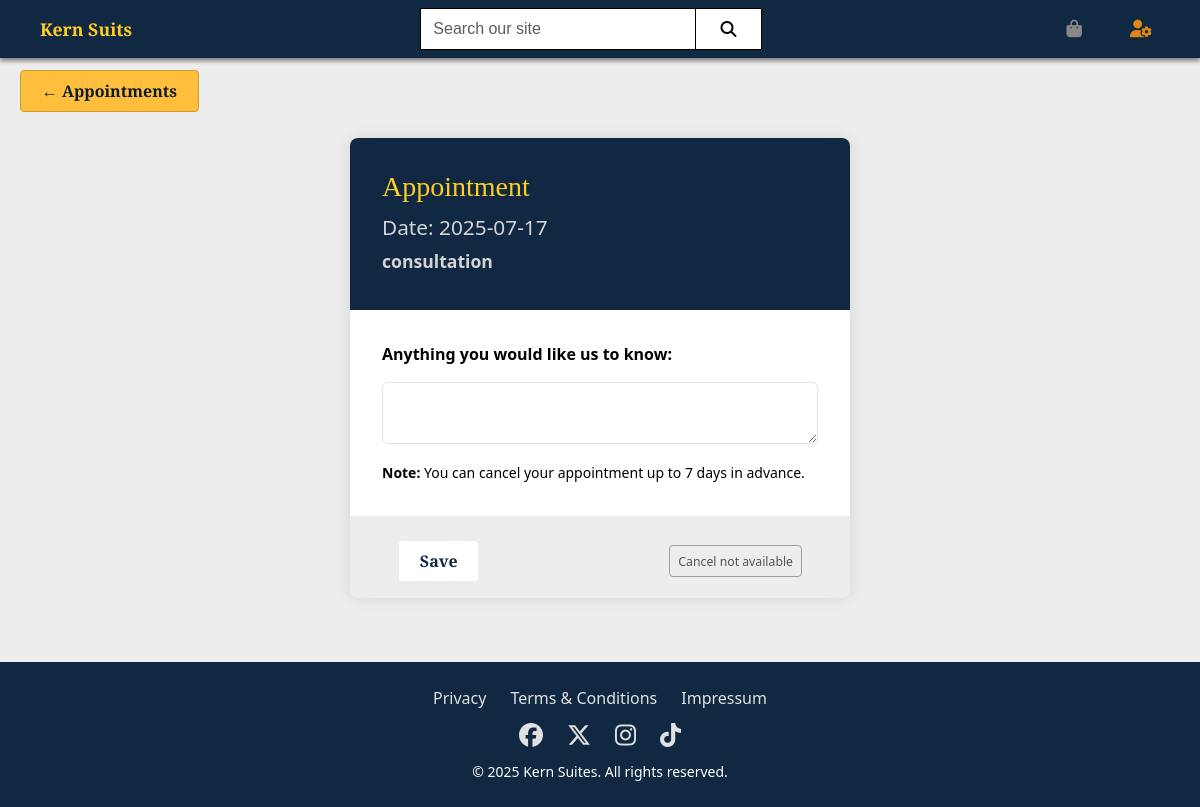
The page /user/edit_appointment/3 (signed in) on the database as committed earlier.
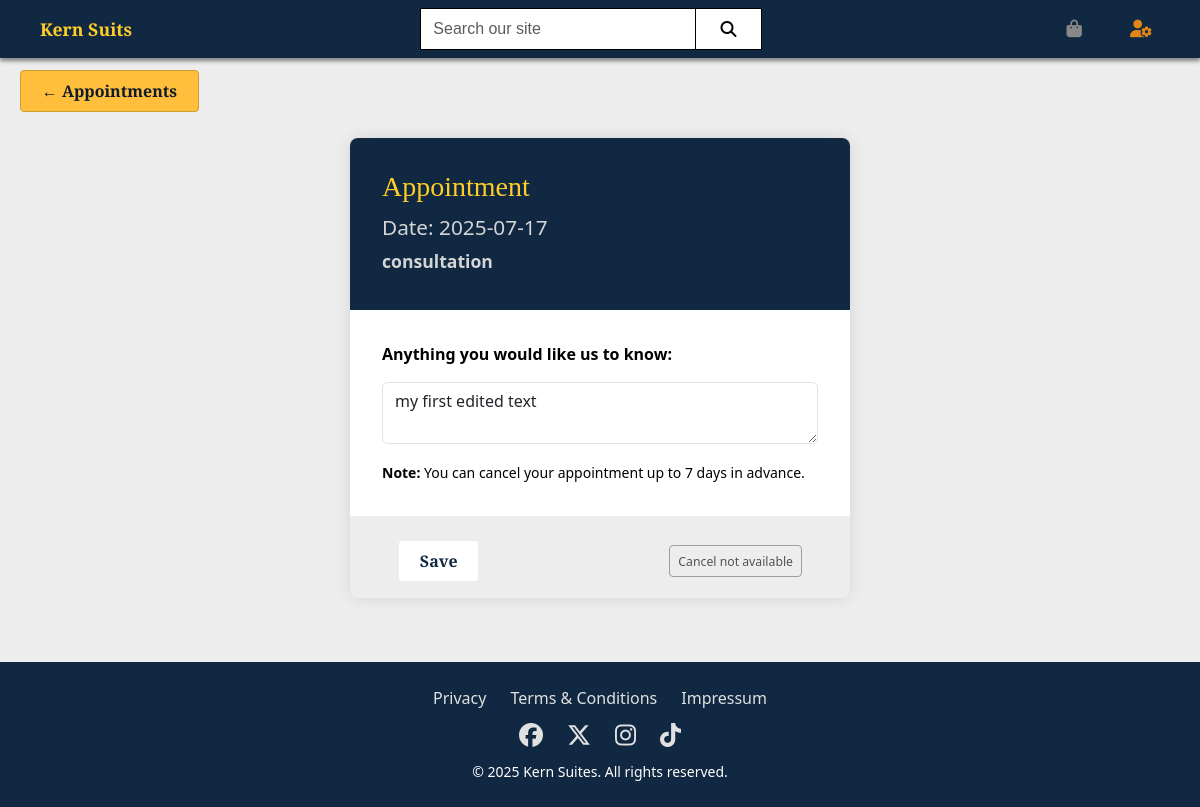
The same page on the database as committed later.
### appointments/models.py (models this page shows, shortened)
class Appointment(models.Model):
    APPOINTMENT_TYPES = [
        ("consultation", "Consultation"),
        ("fitting", "Fitting"),
        ("accessories", "Accessories advice"),
        ("pickup", "Pickup and check"),
    ]
    user = models.ForeignKey(User, on_delete=models.CASCADE)
    start_datetime = models.DateTimeField()
    end_datetime = models.DateTimeField(blank=True, null=True)
    appointment_type = models.CharField(
        max_length=20,
        choices=APPOINTMENT_TYPES,
        default="consultation"
    )
    comment = models.TextField(blank=True, null=True)

### user/views.py (the view)
# urls.py: path('edit_appointment/<int:appt_id>', views.edit_appointment, name="edit_appointment"),
@login_required
def edit_appointment(request, appt_id):
    appointment = get_object_or_404(Appointment, id=appt_id, user=request.user)
    today = date.today()
    cancel_threshold = today + timedelta(days=7)
    if request.method == "POST":
        comment = request.POST.get("comment", "").strip()
        appointment.comment = comment
        appointment.save()
        messages.success(request, "Appointment updated successfully.")
        return redirect("manage_appointments")
    context = {
        "appointment": appointment,
        "cancel_threshold": cancel_threshold,
    }
    return render(request, "user/edit_appointment.html", context)

### bag/contexts.py (called while the page is built, shortened)
def bag_contents(request):
    bag = request.session.get("bag", {})
    bag_items = []
    total = 0
    variant_count = 0
    delivery_cost = 0
    context = {
        "bag_items": bag_items,
        "grand_total": total,
        "variant_count": variant_count,
        "delivery_cost": delivery_cost,
    }
    return context

### user/templates/user/edit_appointment.html (shortened to what this page needs)
{% extends "user/base.html" %}
{% load static %}
{% block extra_css %}
<link rel="stylesheet" href="{% static 'user/css/edit_appointment.css' %}">
{% endblock %}
{% block content %}
<main class="flex-fill d-flex justify-content-center w-100">
    <a href="{% url 'manage_appointments' %}" class="btn btn-light back-button">
    ←  Appointments
    </a>
    <div class="appt-card">
        <div class="appt-header">
            <h3>Appointment</h3>
            <div class="appt-header-item">
                Date: {{ appointment.start_datetime|date:"Y-m-d" }}
            </div>
            <div class="appt-header-item">
                <small>{{ appointment.appointment_type }}</small>
            </div>
        </div>
        <form method="post">
            <div class="appt-details">
                <div class="row  align-items-center d-block">
                    <div class="col-12 ">
                        <div class="mb-3"><strong>Anything you would like us to know:</strong></div>
                    </div>
                    <div class="col-12 mb-3">
                        <textarea name="comment" class="form-control">{{ appointment.comment }}</textarea>
                    </div >
                    <small><strong>Note:</strong> You can cancel your appointment up to 7 days in advance.</small>
                </div>
            </div>
            <div class="pe-4 ps-4 pe-md-5 ps-md-5 pt-4 pb-3 d-flex align-items-center list-group-item ">
                <button type="submit" class="btn btn-white me-auto">Save</button>
                    {% if appointment.start_datetime.date >= cancel_threshold %}
                    <a href="{% url 'delete_appointment' appointment.id %}" class="btn  btn-danger">
                        <small>Cancel</small>
                    </a>
                    {% else %}
                    <button class="btn btn-sm btn-outline-secondary" disabled>
                        <small>Cancel not available</small>
                    </button>
                    {% endif %}
            </div>
        </form>
    </div>
</main>
{% endblock %}

Rows that differ between the two databases and show on the page:
changed Appointment "consultation": comment (not shown) → "my first edited text"
